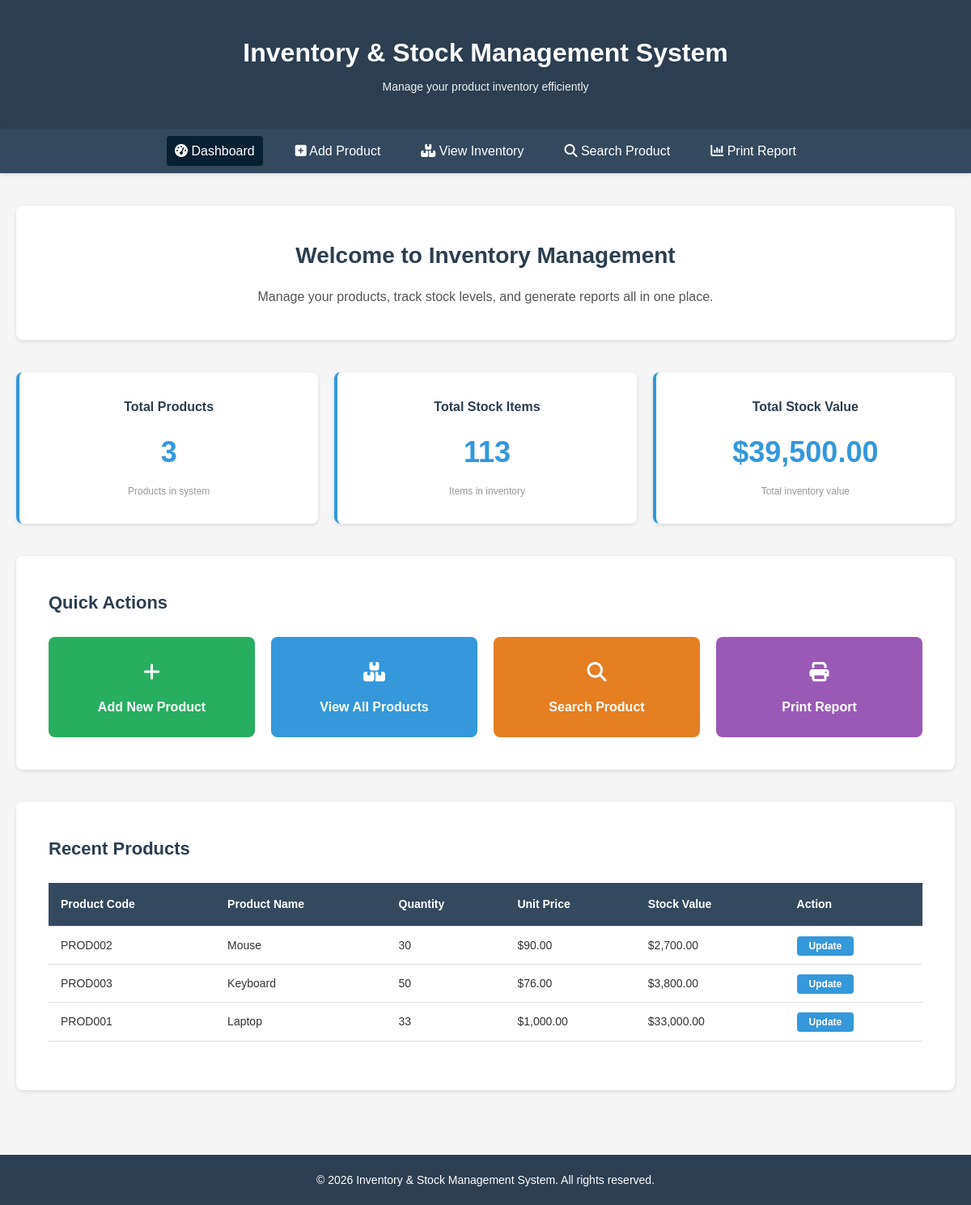
The page / on the database its author committed.
### tables this page shows
CREATE TABLE `products` (
  `id` int(11) NOT NULL,
  `product_code` varchar(50) NOT NULL,
  `product_name` varchar(100) NOT NULL,
  `quantity` int(11) NOT NULL,
  `unit_price` int(11) NOT NULL,
  `created_at` timestamp NOT NULL DEFAULT current_timestamp(),
  `updated_at` timestamp NOT NULL DEFAULT current_timestamp() ON UPDATE current_timestamp()
);

### index.php (the view, shortened to what this page needs)
<?php
require_once 'config/db.php';
$count_query = "SELECT COUNT(*) as total_products FROM products";
$count_result = mysqli_query($conn, $count_query);
$count_data = mysqli_fetch_assoc($count_result);
$total_products = $count_data['total_products'];
$value_query = "SELECT SUM(quantity * unit_price) as total_value FROM products";
$value_result = mysqli_query($conn, $value_query);
$value_data = mysqli_fetch_assoc($value_result);
$total_value = $value_data['total_value'] ? $value_data['total_value'] : 0;
$stock_query = "SELECT SUM(quantity) as total_stock FROM products";
$stock_result = mysqli_query($conn, $stock_query);
$stock_data = mysqli_fetch_assoc($stock_result);
$total_stock = $stock_data['total_stock'] ? $stock_data['total_stock'] : 0;
?>
<!DOCTYPE html>
<html lang="en">
<head>
    <link rel="stylesheet" href="https://cdnjs.cloudflare.com/ajax/libs/font-awesome/6.7.2/css/all.min.css">
    <link rel="stylesheet" href="css/style.css">
</head>
<body>
    <header class="header">
        <div class="container">
            <h1>Inventory & Stock Management System</h1>
            <p class="tagline">Manage your product inventory efficiently</p>
        </div>
    </header>
    <nav class="navbar">
        <div class="container">
            <ul class="nav-menu">
                <li><a href="index.php" class="active"><i class="fa-solid fa-gauge-high"></i> Dashboard</a></li>
                <li><a href="add_product.php"><i class="fa-solid fa-square-plus"></i> Add Product</a></li>
                <li><a href="view_inventory.php"><i class="fa-solid fa-boxes-stacked"></i> View Inventory</a></li>
                <li><a href="search_product.php"><i class="fa-solid fa-magnifying-glass"></i> Search Product</a></li>
                <li><a href="print_report.php"><i class="fa-solid fa-chart-column"></i> Print Report</a></li>
            </ul>
        </div>
    </nav>
    <main class="main-content">
        <div class="container">
            <article class="welcome-section">
                <h2>Welcome to Inventory Management</h2>
                <p>Manage your products, track stock levels, and generate reports all in one place.</p>
            </article>
            <section class="stats-section">
                <div class="stat-card">
                    <h3>Total Products</h3>
                    <p class="stat-number"><?php echo $total_products; ?></p>
                    <p class="stat-label">Products in system</p>
                </div>
                <div class="stat-card">
                    <h3>Total Stock Items</h3>
                    <p class="stat-number"><?php echo $total_stock; ?></p>
                    <p class="stat-label">Items in inventory</p>
                </div>
                <div class="stat-card">
                    <h3>Total Stock Value</h3>
                    <p class="stat-number">$<?php echo number_format($total_value, 2); ?></p>
                    <p class="stat-label">Total inventory value</p>
                </div>
            </section>
            <section class="quick-actions">
                <h2>Quick Actions</h2>
                <div class="action-buttons">
                    <a href="add_product.php" class="action-btn add-btn">
                        <span class="btn-icon"><i class="fa-solid fa-plus"></i></span>
                        Add New Product
                    </a>
                    <a href="view_inventory.php" class="action-btn view-btn">
                        <span class="btn-icon"><i class="fa-solid fa-boxes-stacked"></i></span>
                        View All Products
                    </a>
                    <a href="search_product.php" class="action-btn search-btn">
                        <span class="btn-icon"><i class="fa-solid fa-magnifying-glass"></i></span>
                        Search Product
                    </a>
                    <a href="print_report.php" class="action-btn print-btn">
                        <span class="btn-icon"><i class="fa-solid fa-print"></i></span>
                        Print Report
                    </a>
                </div>
            </section>
            <section class="recent-products">
                <h2>Recent Products</h2>
                <div class="table-responsive">
                    <table class="data-table">
                        <thead>
                            <tr>
                                <th>Product Code</th>
                                <th>Product Name</th>
                                <th>Quantity</th>
                                <th>Unit Price</th>
                                <th>Stock Value</th>
                                <th>Action</th>
                            </tr>
                        </thead>
                        <tbody>
                            <?php
                            $query = "SELECT id, product_code, product_name, quantity, unit_price,
                                     (quantity * unit_price) as stock_value
                                     FROM products
                                     ORDER BY created_at DESC
                                     LIMIT 5";
                            $result = mysqli_query($conn, $query);
                            if (mysqli_num_rows($result) > 0) {
                                while ($row = mysqli_fetch_assoc($result)) {
                                    ?>
                                    <tr>
                                        <td><?php echo $row['product_code']; ?></td>
                                        <td><?php echo $row['product_name']; ?></td>
                                        <td><?php echo $row['quantity']; ?></td>
                                        <td>$<?php echo number_format($row['unit_price'], 2); ?></td>
                                        <td>$<?php echo number_format($row['stock_value'], 2); ?></td>
                                        <td>
                                            <a href="update_product.php?id=<?php echo $row['id']; ?>" class="btn-small">Update</a>
                                        </td>
                                    </tr>
                                    <?php
                                }
                            } else {
                                ?>
                                <tr>
                                    <td colspan="6" class="text-center">No products found. <a href="add_product.php">Add one now</a></td>
                                </tr>
                                <?php
                            }
                            ?>
                        </tbody>
                    </table>
                </div>
            </section>
        </div>
    </main>
    <footer class="footer">
        <div class="container">
            <p>&copy; 2026 Inventory & Stock Management System. All rights reserved.</p>
        </div>
    </footer>
</body>
</html>

### css/style.css (style rules this page uses)
* { margin: 0; padding: 0; box-sizing: border-box; }
body { font-family: Arial, sans-serif; line-height: 1.6; color: #333; background-color: #f5f5f5; }
.container { max-width: 1200px; margin: 0 auto; padding: 0 20px; }
.header { background-color: #2c3e50; color: white; padding: 40px 0; text-align: center; box-shadow: 0 2px 5px rgba(0, 0, 0, 0.1); }
.header h1 { font-size: 32px; margin-bottom: 5px; }
.tagline { font-size: 14px; color: #ecf0f1; }
.navbar { background-color: #34495e; padding: 15px 0; box-shadow: 0 2px 5px rgba(0, 0, 0, 0.1); position: sticky; top: 0; z-index: 100; }
.nav-menu { list-style: none; display: flex; justify-content: center; gap: 30px; }
.nav-menu a { color: white; text-decoration: none; font-weight: 500; padding: 5px 10px; transition: background-color 0.3s; }
.nav-menu a:hover, .nav-menu a.active { background-color: #072133; border-radius: 4px; padding: 10px; }
.main-content { padding: 40px 0; min-height: calc(100vh - 200px); }
.welcome-section { background-color: white; padding: 40px; text-align: center; border-radius: 8px; margin-bottom: 40px; box-shadow: 0 2px 5px rgba(0, 0, 0, 0.1); }
.welcome-section h2 { font-size: 28px; margin-bottom: 15px; color: #2c3e50; }
.welcome-section p { font-size: 16px; color: #555; }
.stats-section { display: grid; grid-template-columns: repeat(auto-fit, minmax(280px, 1fr)); gap: 20px; margin-bottom: 40px; }
.stat-card { background-color: white; padding: 30px; border-radius: 8px; box-shadow: 0 2px 5px rgba(0, 0, 0, 0.1); text-align: center; border-left: 4px solid #3498db; }
.stat-card h3 { color: #2c3e50; font-size: 16px; margin-bottom: 15px; }
.stat-number { font-size: 36px; font-weight: bold; color: #3498db; margin-bottom: 10px; }
.stat-label { color: #999; font-size: 12px; }
.quick-actions { background-color: white; padding: 40px; border-radius: 8px; margin-bottom: 40px; box-shadow: 0 2px 5px rgba(0, 0, 0, 0.1); }
.quick-actions h2 { color: #2c3e50; margin-bottom: 25px; font-size: 22px; }
.action-buttons { display: grid; grid-template-columns: repeat(auto-fit, minmax(200px, 1fr)); gap: 20px; }
.action-btn { padding: 25px; text-decoration: none; border-radius: 8px; text-align: center; font-weight: bold; transition: transform 0.3s, box-shadow 0.3s; display: flex; flex-direction: column; align-items: center; gap: 10px; color: white; }
.add-btn { background-color: #27ae60; }
.view-btn { background-color: #3498db; }
.search-btn { background-color: #e67e22; }
.print-btn { background-color: #9b59b6; }
.btn-icon { font-size: 24px; }
.recent-products { background-color: white; padding: 40px; border-radius: 8px; box-shadow: 0 2px 5px rgba(0, 0, 0, 0.1); }
.recent-products h2 { color: #2c3e50; margin-bottom: 25px; font-size: 22px; }
.table-responsive { overflow-x: auto; }
.data-table { width: 100%; border-collapse: collapse; }
.data-table thead { background-color: #34495e; color: white; }
.data-table th, .data-table td { padding: 15px; text-align: left; border-bottom: 1px solid #ddd; }
.data-table a { text-decoration: none; font-weight: bold; }
.btn-small { background-color: #3498db; color: white; padding: 5px 15px; border-radius: 4px; text-decoration: none; font-size: 12px; font-weight: bold; }
.footer { background-color: #2c3e50; color: white; text-align: center; padding: 20px 0; margin-top: 40px; }
.footer p { font-size: 14px; }
.data-table { width: 100%; border-collapse: collapse; margin-bottom: 20px; }
.data-table th { padding: 15px; text-align: left; font-weight: bold; font-size: 14px; }
.data-table td { padding: 12px 15px; border-bottom: 1px solid #ddd; font-size: 14px; }

### rows shown on the page
products: product_code "PROD002", product_name "Mouse", quantity "30", unit_price "90.00", stock_value "2,700.00"
products: product_code "PROD003", product_name "Keyboard", quantity "50", unit_price "76.00", stock_value "3,800.00"
products: product_code "PROD001", product_name "Laptop", quantity "33", unit_price "1,000.00", stock_value "33,000.00"

### other values the page prints
$total_products "3"
$total_stock "113"
$total_value "39,500.00"
